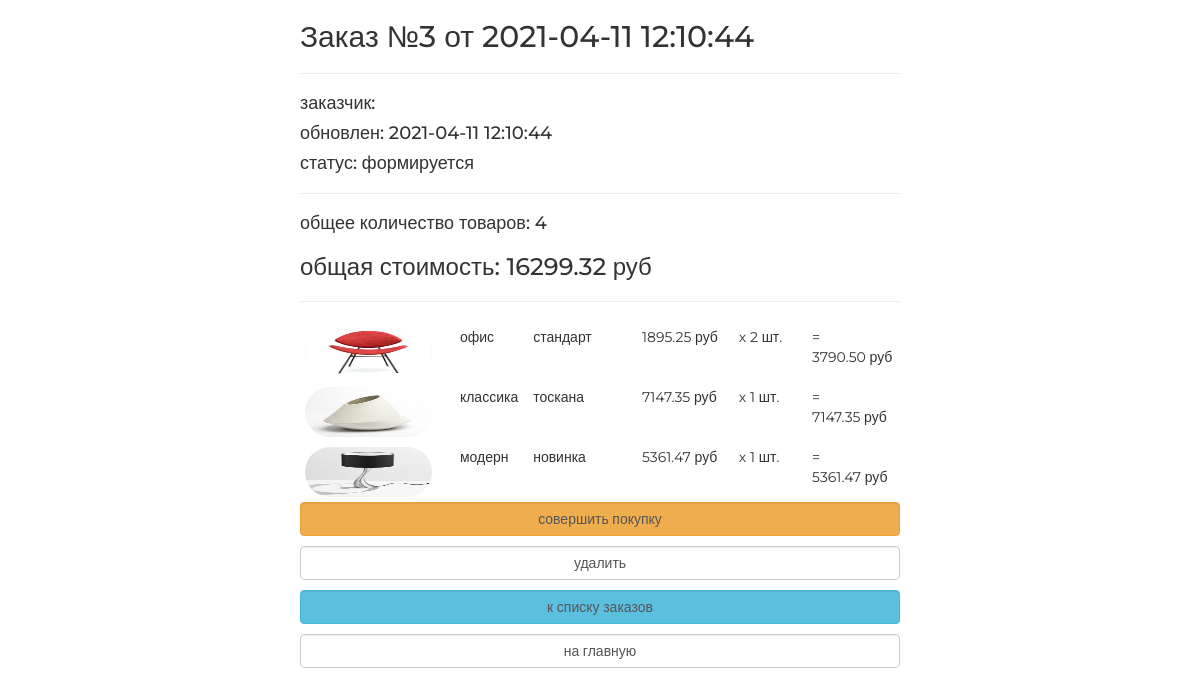
/order/read/3/, run on an earlier commit of the app's database.
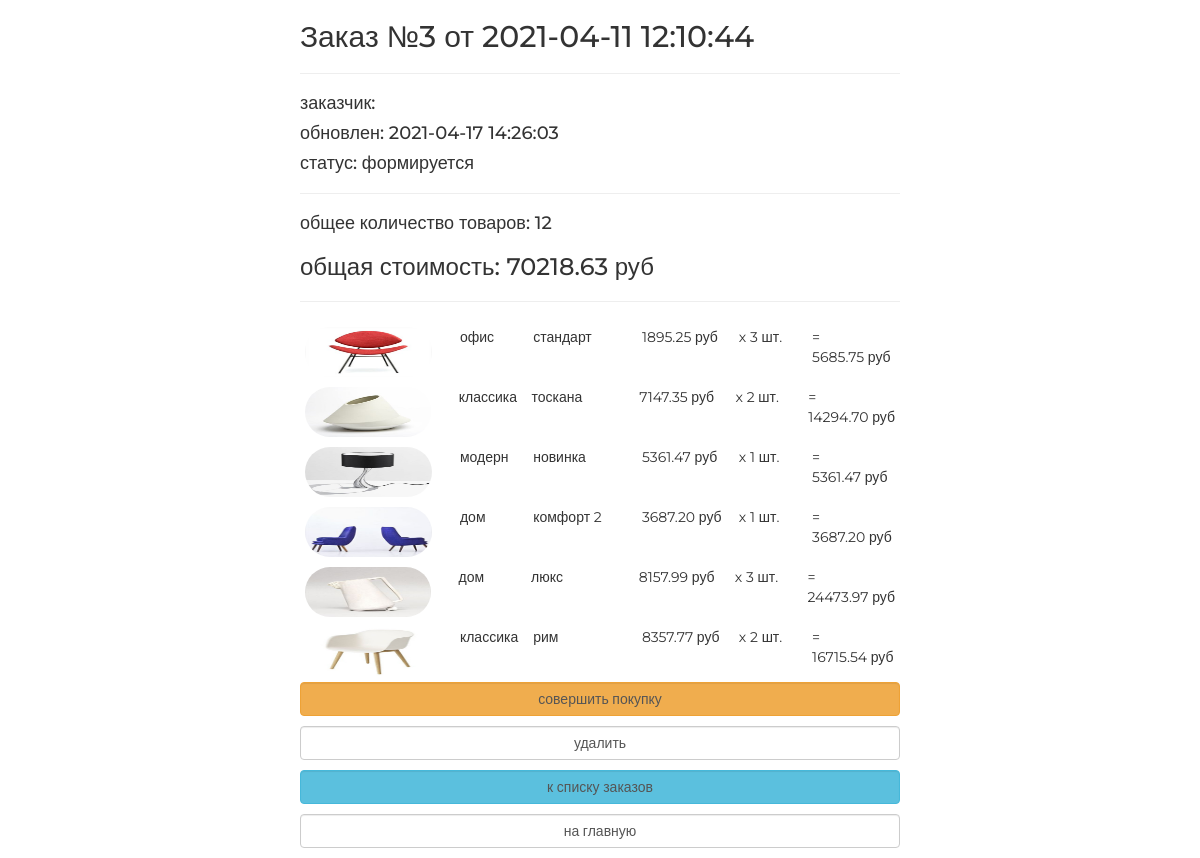
And on a later commit of the database.
### ordersapp/models.py (models this page shows, shortened)
class Order(models.Model):
    FORMING = 'FM'
    SENT_TO_PROCEED = 'STP'
    PROCEEDED = 'PRD'
    PAID = 'PD'
    READY = 'RDY'
    CANCEL = 'CNC'
    ORDER_STATUS_CHOICES = (
        (FORMING, 'формируется'),
        (SENT_TO_PROCEED, 'отправлен в обработку'),
        (PAID, 'оплачен'),
        (PROCEEDED, 'обрабатывается'),
        (READY, 'готов к выдаче'),
        (CANCEL, 'отменен'),
    )
    user = models.ForeignKey(settings.AUTH_USER_MODEL, on_delete=models.CASCADE)
    created = models.DateTimeField(verbose_name='создан', auto_now_add=True)
    updated = models.DateTimeField(verbose_name='изменён', auto_now=True)
    status = models.CharField(verbose_name='статус', max_length=3, choices=ORDER_STATUS_CHOICES, default=FORMING)
    is_active = models.BooleanField(verbose_name='активен', default=True)
    class Meta:
        ordering = ('-created',)
        verbose_name = 'заказ'
        verbose_name_plural = 'заказы'
    def get_total_quantity(self):
        items = self.orderitems.select_related()
        return sum(list(map(lambda x: x.quantity, items)))
    def get_total_cost(self):
        items = self.orderitems.select_related()
        return sum(list(map(lambda x: x.get_product_cost(), items)))

class OrderItem(models.Model):
    order = models.ForeignKey(Order, related_name="orderitems", on_delete=models.CASCADE)
    product = models.ForeignKey(Product, verbose_name='продукт', on_delete=models.CASCADE)
    quantity = models.PositiveIntegerField(verbose_name='количество', default=0)
    def get_product_cost(self):
        return self.product.price * self.quantity

### mainapp/models.py (models this page shows, shortened)
class Product(models.Model):
    category = models.ForeignKey(ProductCategory, on_delete=models.CASCADE)
    name = models.CharField(max_length=128, verbose_name='имя')
    image = models.ImageField(upload_to='products_images', blank=True)
    short_desc = models.CharField(max_length=64, verbose_name='краткое описание', blank=True)
    description = models.TextField(blank=True, verbose_name='описание')
    price = models.DecimalField(verbose_name='цена', max_digits=8, decimal_places=2, default=0)
    quantity = models.PositiveSmallIntegerField(verbose_name='количество на складе', default=0)
    is_active = models.BooleanField(verbose_name='активность', default=True)

class ProductCategory(models.Model):
    name = models.CharField(max_length=64, unique=True, verbose_name='имя')
    description = models.TextField(verbose_name='описание', blank=True)
    is_active = models.BooleanField(verbose_name='активность', default=True)

### ordersapp/views.py (the view)
# urls.py: path('read/<int:pk>/', ordersapp.OrderDetailView.as_view(), name='orders_detail'),
class OrderDetailView(DetailView):
    model = Order
    def get_context_data(self, **kwargs):
        context = super().get_context_data(**kwargs)
        context['title'] = 'заказ/просмотр'
        return context

### adminapp/templatetags/my_tags.py (called while the page is built)
def media_folder_products(path_to_image):
    if not path_to_image:
        path_to_image = 'products_images/default.jpg'
    return f'{settings.MEDIA_URL}{path_to_image}'

### mainapp/context_processors.py (called while the page is built)
def basket(request):
    print(f'context processor basket works')
    basket_list = []
    if request.user.is_authenticated:
        basket_list = Basket.objects.filter(user=request.user)
    return {
        'basket': basket_list
    }

### ordersapp/templates/ordersapp/order_detail.html
{% extends "ordersapp/base.html" %}
{% load static %}
{% load my_tags %}
{% block content %}
    {% include 'ordersapp/includes/inc_order_summary.html' %}
    <div class="basket_list">
        {% for item in object.orderitems.select_related %}
            <div class="basket_record">
                <img class="basket_record_img" src="{{ item.product.image|media_folder_products }}"
                     alt="{{ item.product.short_desc }}">
                <span class="category_name">
                    {{ item.product.category.name }}
                </span>
                <span class="product_name">{{ item.product.name }}</span>
                <span class="product_price">
                    {{ item.product.price }}&nbspруб
                </span>
                <span class="product_quantitiy">
                    x {{ item.quantity }} шт.
                </span>
                <span class="product_cost">
                    = {{ item.get_product_cost }}&nbspруб
                </span>
            </div>
        {% endfor %}
    </div>
    {% include 'ordersapp/includes/inc_order_actions.html' %}
{% endblock %}

### ordersapp/templates/ordersapp/base.html (shortened to what this page needs)
{% load static %}
<!DOCTYPE html>
<html>
<head>
    {% block css %}
        <link rel="stylesheet" type="text/css" href="{% static 'css/bootstrap.min.css' %}">
        <link rel="stylesheet" type="text/css" href="{% static 'css/style.css' %}">
        <link rel="stylesheet" href="{% static 'fonts/font-awesome/css/font-awesome.css' %}">
    {% endblock %}
</head>
<body>
<div class="order_container">
    {% block content %}
    {% endblock %}
</div>
</body>
</html>

### ordersapp/templates/ordersapp/includes/inc_order_summary.html (shortened to what this page needs)
{% if object %}
    <div class="h2">Заказ №{{ object.pk }} от {{ object.created|date:"Y-m-d H:i:s" }}</div>
    <hr>
    <div class="h4">заказчик: {{ user.last_name }} {{ user.first_name }} </div>
    <div class="h4">обновлен: {{ object.updated|date:"Y-m-d H:i:s" }}</div>
    <div class="h4">статус: {{ object.get_status_display }}</div>
    <hr>
    <div class="h4">
        общее количество товаров: <span class="order_total_quantity">{{ object.get_total_quantity }}</span>
    </div>
    <div class="h3">
        общая стоимость: <span class="order_total_cost">{{ object.get_total_cost }}</span> руб
    </div>
{% endif %}
<hr>

### ordersapp/templates/ordersapp/includes/inc_order_actions.html
{% if object.status == 'FM' %}
    <button class="btn btn-warning btn-round form-control last">
        <a href="{% url 'ordersapp:orders_forming_complete' object.pk %}">
            совершить покупку
        </a>
    </button>
    <button class="btn btn-default btn-round form-control last">
        <a href="{% url 'ordersapp:orders_delete' object.pk %}">удалить</a>
    </button>
{% endif %}
<button class="btn btn-info btn-round form-control last">
    <a href="{% url 'ordersapp:orders_list' %}">
        к списку заказов
    </a>
</button>
<button class="btn btn-default btn-round form-control last">
    <a href="{% url 'main' %}">на главную</a>
</button>

### static/css/style.css (style rules this page uses)
* { margin: 0; padding: 0; }
.order_container { margin: 25px auto; width: 900px; }
.order_container button a { text-decoration: none; color: #555; }
.order_container img { display: block; float: left; width: 150px; border-radius: 25px; }
button.last { margin-bottom: 10px; }
body { font-family: 'Montserrat', sans-serif; }
html, body { height: 100%; }
.basket_list span.category_name { margin-left: 2em; width: 5em; position: relative; display: block; float: left; }
.basket_list span.product_name { margin-left: 1em; width: 8em; position: relative; display: block; float: left; }
.basket_list span.product_price { margin-left: 1em; width: 7em; position: relative; display: block; float: left; }
.basket_list span.product_quantitiy { margin-left: 1em; width: 5em; position: relative; display: block; float: left; }
.basket_list span.product_cost { margin-left: 1em; width: 7em; position: relative; display: block; float: left; }
.basket_list .basket_record { position: relative; float: none; display: flex; padding: 5px; }
.basket_record_img { width: 50px; height: 50px; }
.order_container { width: 50%; margin: 0 auto; }

What changed in the data, as far as the page shows it:
changed Order "формируется": updated "2021-04-11 12:10:44" → "2021-04-17 14:26:03"; get_total_quantity "4" → "12"; get_total_cost "16299.32" → "70218.63"
changed OrderItem "офис": quantity "2" → "3"; get_product_cost "3790.50" → "5685.75"
changed OrderItem "тоскана": quantity "1" → "2"; get_product_cost "7147.35" → "14294.70"
added OrderItem: product.image|media_folder_products (picture), product.category.name "дом", product.name "комфорт 2", product.price "3687.20", quantity "1", get_product_cost "3687.20"
added OrderItem: product.image|media_folder_products (picture), product.category.name "дом", product.name "люкс", product.price "8157.99", quantity "3", get_product_cost "24473.97"
added OrderItem: product.image|media_folder_products (picture), product.category.name "классика", product.name "рим", product.price "8357.77", quantity "2", get_product_cost "16715.54"
